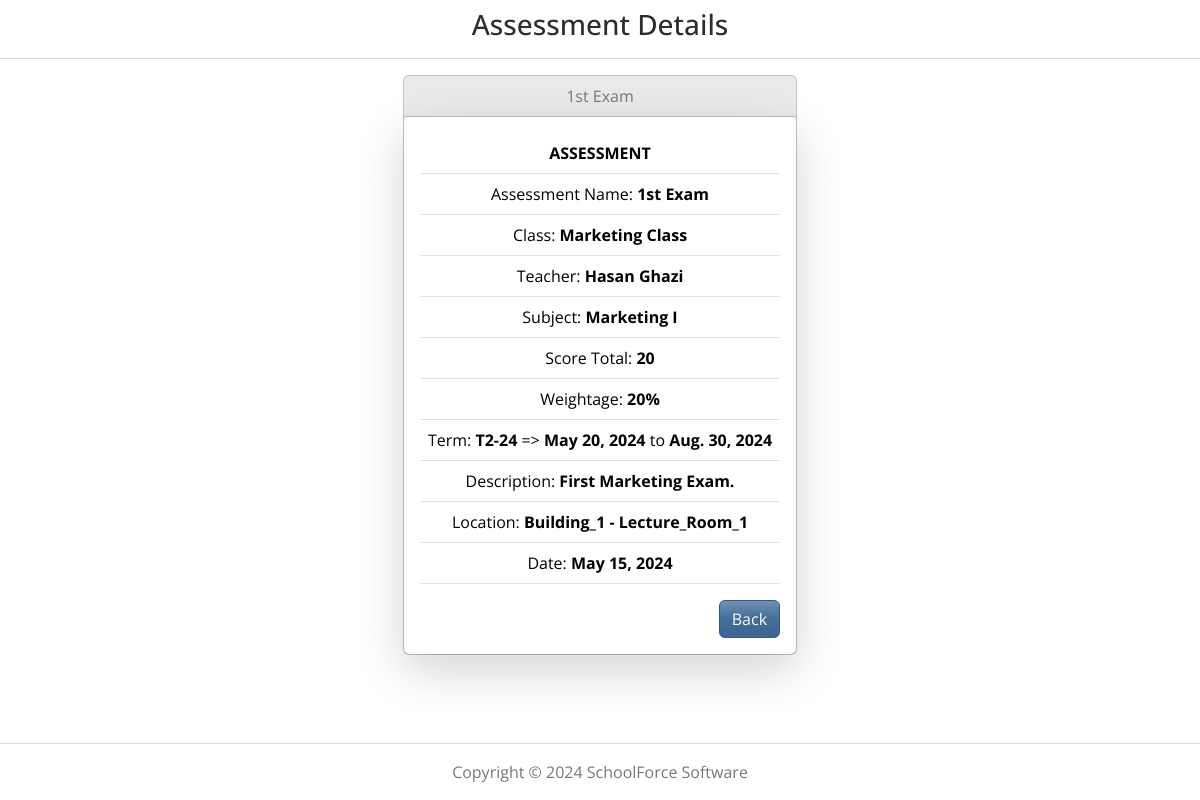
/exam_detail/8/ (signed in), run on an earlier commit of the app's database.
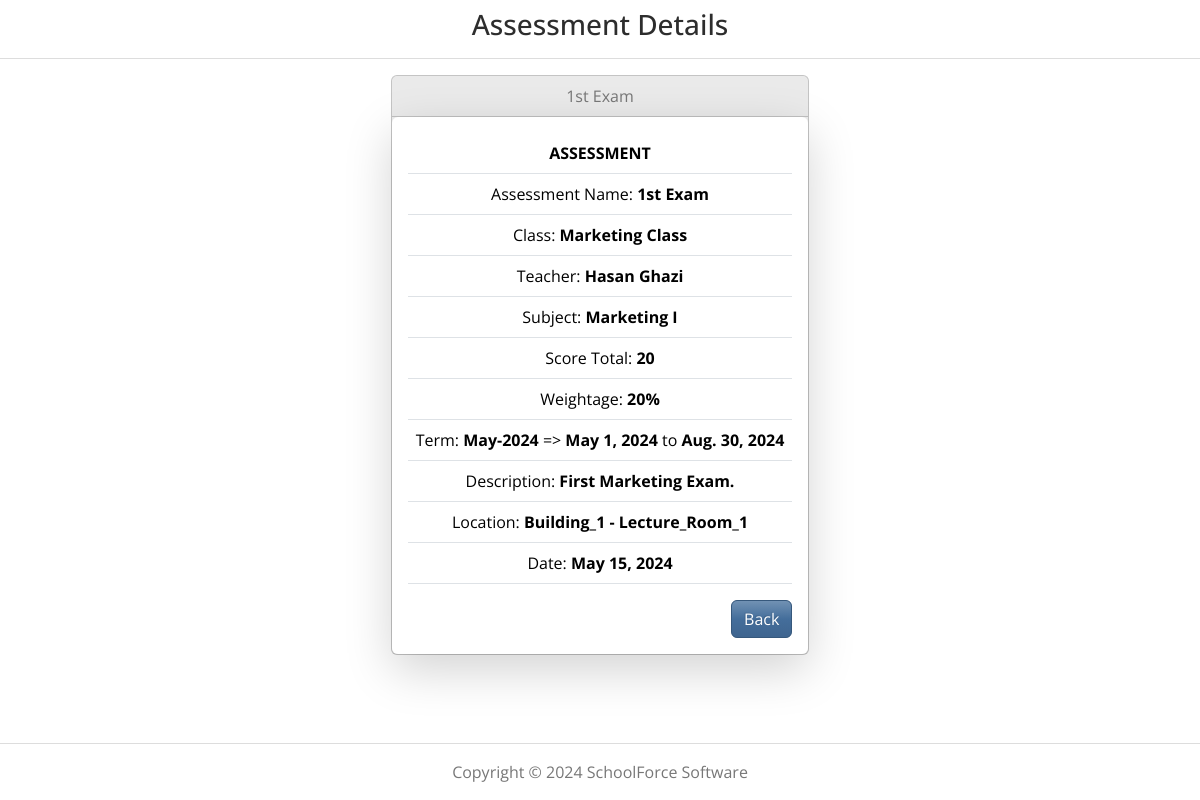
And on a later commit of the database.
### cmsmain/models.py (models this page shows, shortened)
class Exam(models.Model):
    course_class = models.ForeignKey(CourseClass, on_delete=models.CASCADE, related_name='exams', null=True, blank=True)
    name = models.CharField(max_length=100)
    total = models.IntegerField()
    weight = models.IntegerField()
    description = models.TextField(null=True, blank=True)
    location = models.ForeignKey(Location, on_delete=models.CASCADE, related_name='exams', null=True, blank=True)
    date = models.DateField()
    def __str__(self):
        return self.name

class CourseClass(models.Model):
    class_code = models.CharField(max_length=20)
    class_name = models.CharField(max_length=30)
    subject = models.ForeignKey(Subject, on_delete=models.CASCADE, related_name='classes')
    term = models.ForeignKey(Term, on_delete=models.CASCADE, related_name='classes')
    teacher = models.ForeignKey(Teacher, on_delete=models.CASCADE, related_name='classes')
    students = models.ManyToManyField(Student, related_name='classes', blank=True)

class Term(models.Model):
    term_code = models.CharField(max_length=20, unique=True)
    start_date = models.DateField()
    end_date = models.DateField()
    def __str__(self):
        return self.term_code

class Teacher(models.Model):
    user = models.OneToOneField(User, on_delete=models.CASCADE)
    subjects = models.ManyToManyField(Subject, related_name='teachers')
    first_name = models.CharField(max_length=50)
    last_name = models.CharField(max_length=50)
    phone = models.CharField(max_length=20, null=True, blank=True)
    email = models.EmailField(max_length=100)
    date_joined = models.DateField(null=True, blank=True)
    created_at = models.DateTimeField(auto_now_add=True, null=True, blank=True)
    def __str__(self):
        return f'{self.first_name} {self.last_name}'

class Subject(models.Model):
    code = models.CharField(max_length=20, unique=True)
    name = models.CharField(max_length=100)
    def __str__(self):
        return self.name

class Location(models.Model):
    location_code = models.CharField(max_length=10, unique=True, null=True, blank=True)
    building = models.CharField(max_length=20, null=True, blank=True)
    room = models.CharField(max_length=20, null=True, blank=True)

### cmsmain/views.py (the view)
# urls.py: path('exam_detail/<int:pk>/', views.ExamDetailView.as_view(), name='exam_detail'),
@method_decorator(login_required, name='dispatch')
class ExamDetailView(DetailView):
    model = Exam
    template_name = 'app_assessments/exam_detail.html'
    def get_context_data(self, **kwargs):
        context = super().get_context_data(**kwargs)
        exam = self.get_object()
        context["term_end"] = exam.course_class.term.end_date
        context["term_start"] = exam.course_class.term.start_date
        context["class"] = exam.course_class.class_name
        return context

### cmsmain/templates/app_assessments/exam_detail.html
{% extends 'cmsmain/base.html' %}
{% load static %}
{% block content %}
<h3 class="mt-2 text-center">Assessment Details</h3>
<hr />
<div class="d-flex justify-content-center">
    <div class="row">
        <div class="col col-md">
            <div class="card bg-light mb-3">
                <div class="card-header">
                    {{ exam }}
                </div>
                <div class="card-body shadow-lg bg-body rounded">
                    <table class="table">
                        <tr><th>ASSESSMENT</th></tr>
                        <tr><td>Assessment Name: <strong>{{exam.name}}</strong></td></tr>
                        <tr><td>Class: <strong>{{exam.course_class.class_name}}</strong></td></tr>
                        <tr><td>Teacher: <strong>{{exam.course_class.teacher}}</strong></td></tr>
                        <tr><td>Subject: <strong>{{exam.course_class.subject}}</strong></td></tr>
                        <tr><td>Score Total: <strong>{{exam.total}}</strong></td></tr>
                        <tr><td>Weightage: <strong>{{exam.weight}}%</strong></td></tr>
                        <tr><td>Term: <strong>{{exam.course_class.term}}</strong> => <strong>{{term_start}}</strong> to <strong>{{term_end}}</strong></td></tr>
                        <tr><td>Description: <strong>{{exam.description}}</strong></td></tr>
                        <tr><td>Location: <strong>{{exam.location.building}} - {{exam.location.room}}</td></tr>
                        <tr><td>Date: <strong>{{exam.date}}</strong></td></tr>
                    </table>
                    <a href="{{ request.META.HTTP_REFERER }}" class="btn btn-primary float-end" role="button">Back</a>
                </div>
            </div>
        </div>
    </div>
</div>
{% endblock %}

What changed in the data, as far as the page shows it:
changed through a linked row, Exam "1st Exam": course_class.term "T2-24" → "May-2024"
changed Term: start_date "May 20, 2024" → "May 1, 2024"
